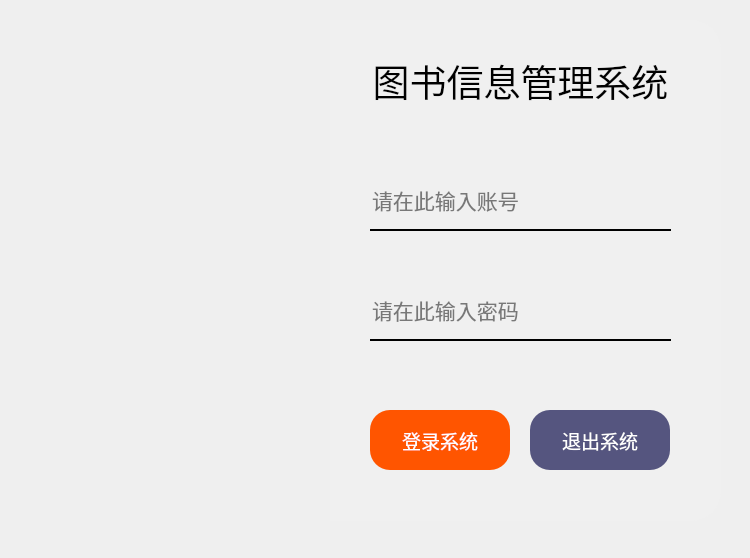
<?xml version="1.0" encoding="UTF-8"?>
<ui version="4.0">
 <class>login_page</class>
 <widget class="QDialog" name="login_page">
  <property name="enabled">
   <bool>true</bool>
  </property>
  <property name="geometry">
   <rect>
    <x>0</x>
    <y>0</y>
    <width>750</width>
    <height>558</height>
   </rect>
  </property>
  <property name="windowTitle">
   <string>登录</string>
  </property>
  <property name="styleSheet">
   <string notr="true"/>
  </property>
  <property name="sizeGripEnabled">
   <bool>false</bool>
  </property>
  <property name="modal">
   <bool>false</bool>
  </property>
  <widget class="QFrame" name="frame">
   <property name="geometry">
    <rect>
     <x>30</x>
     <y>20</y>
     <width>301</width>
     <height>501</height>
    </rect>
   </property>
   <property name="styleSheet">
    <string notr="true">border-image: url(:/image/image/1.PNG);
border-top-left-radius:30px;
border-bottom-left-radius:30px;</string>
   </property>
   <property name="frameShape">
    <enum>QFrame::NoFrame</enum>
   </property>
   <property name="frameShadow">
    <enum>QFrame::Raised</enum>
   </property>
   <property name="lineWidth">
    <number>1</number>
   </property>
  </widget>
  <widget class="QFrame" name="frame_2">
   <property name="geometry">
    <rect>
     <x>330</x>
     <y>20</y>
     <width>391</width>
     <height>501</height>
    </rect>
   </property>
   <property name="styleSheet">
    <string notr="true">background-color: rgb(240, 240, 240);
border-top-right-radius:30px;
border-bottom-right-radius:30px;
</string>
   </property>
   <property name="frameShape">
    <enum>QFrame::NoFrame</enum>
   </property>
   <property name="frameShadow">
    <enum>QFrame::Raised</enum>
   </property>
   <widget class="QPushButton" name="quit_button">
    <property name="geometry">
     <rect>
      <x>200</x>
      <y>390</y>
      <width>140</width>
      <height>60</height>
     </rect>
    </property>
    <property name="font">
     <font>
      <family>方正准圆_GBK</family>
      <pointsize>14</pointsize>
     </font>
    </property>
    <property name="styleSheet">
     <string notr="true">QPushButton{
	color: rgb(255, 255, 255);
background-color: rgb(85, 85, 127);
	text-align:center;
	border:0px outset rgb(255, 255, 255);
	border-radius:20px;
}
QPushButton:hover {
	border:-3px outset rgba(36, 36, 36,0);
}
QPushButton:pressed {
	border:4px outset rgba(36, 36, 36,0);
}</string>
    </property>
    <property name="text">
     <string>退出系统</string>
    </property>
    <property name="autoDefault">
     <bool>false</bool>
    </property>
   </widget>
   <widget class="QLabel" name="label_3">
    <property name="geometry">
     <rect>
      <x>20</x>
      <y>10</y>
      <width>341</width>
      <height>101</height>
     </rect>
    </property>
    <property name="font">
     <font>
      <family>方正准圆_GBK</family>
      <pointsize>28</pointsize>
     </font>
    </property>
    <property name="styleSheet">
     <string notr="true"/>
    </property>
    <property name="text">
     <string>图书信息管理系统</string>
    </property>
    <property name="alignment">
     <set>Qt::AlignCenter</set>
    </property>
   </widget>
   <widget class="QLineEdit" name="pwd_input">
    <property name="geometry">
     <rect>
      <x>40</x>
      <y>260</y>
      <width>301</width>
      <height>61</height>
     </rect>
    </property>
    <property name="font">
     <font>
      <family>方正准圆_GBK</family>
      <pointsize>16</pointsize>
     </font>
    </property>
    <property name="styleSheet">
     <string notr="true">border-bottom:2px solid rgb(0,0,0);
border-bottom-left-radius:0px;
border-bottom-right-radius:0px;
</string>
    </property>
    <property name="text">
     <string/>
    </property>
    <property name="frame">
     <bool>false</bool>
    </property>
    <property name="echoMode">
     <enum>QLineEdit::Password</enum>
    </property>
    <property name="placeholderText">
     <string>请在此输入密码</string>
    </property>
   </widget>
   <widget class="QPushButton" name="login_button">
    <property name="geometry">
     <rect>
      <x>40</x>
      <y>390</y>
      <width>140</width>
      <height>60</height>
     </rect>
    </property>
    <property name="font">
     <font>
      <family>方正准圆_GBK</family>
      <pointsize>14</pointsize>
     </font>
    </property>
    <property name="styleSheet">
     <string notr="true">QPushButton{
	color: rgb(255, 255, 255);
	background-color: rgb(255, 85, 0);
	border-radius:20px;
}
QPushButton:hover {
	border:-3px outset rgba(36, 36, 36,0);
}
QPushButton:pressed {
	border:4px outset rgba(36, 36, 36,0);
}
</string>
    </property>
    <property name="text">
     <string>登录系统</string>
    </property>
    <property name="autoDefault">
     <bool>true</bool>
    </property>
    <property name="default">
     <bool>false</bool>
    </property>
   </widget>
   <widget class="QLineEdit" name="user_input">
    <property name="geometry">
     <rect>
      <x>40</x>
      <y>150</y>
      <width>301</width>
      <height>61</height>
     </rect>
    </property>
    <property name="font">
     <font>
      <family>方正准圆_GBK</family>
      <pointsize>16</pointsize>
     </font>
    </property>
    <property name="styleSheet">
     <string notr="true">border:none;
border-bottom:2px solid rgb(0,0,0);
border-bottom-left-radius:0px;
border-bottom-right-radius:0px;
</string>
    </property>
    <property name="frame">
     <bool>false</bool>
    </property>
    <property name="placeholderText">
     <string>请在此输入账号</string>
    </property>
    <property name="clearButtonEnabled">
     <bool>false</bool>
    </property>
   </widget>
  </widget>
 </widget>
 <tabstops>
  <tabstop>user_input</tabstop>
  <tabstop>pwd_input</tabstop>
  <tabstop>login_button</tabstop>
  <tabstop>quit_button</tabstop>
 </tabstops>
 <resources>
  <include location="res.qrc"/>
 </resources>
 <connections/>
</ui>
